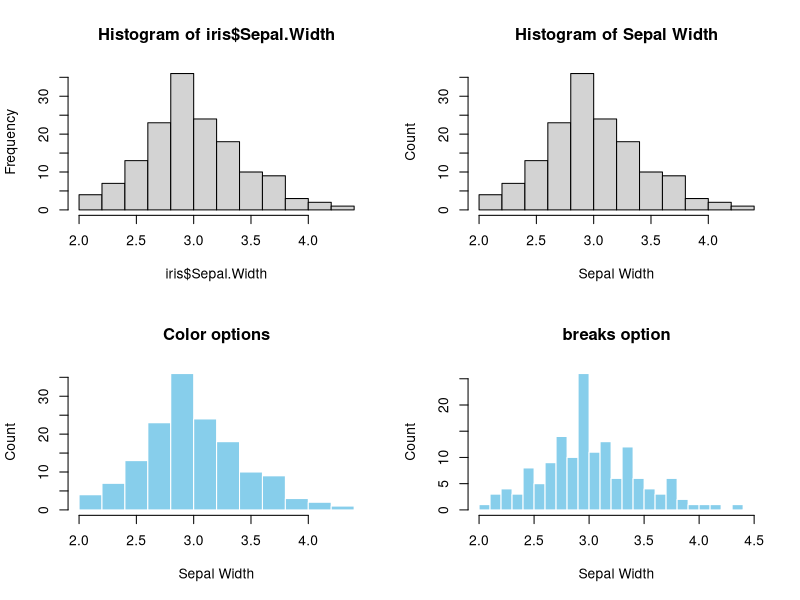
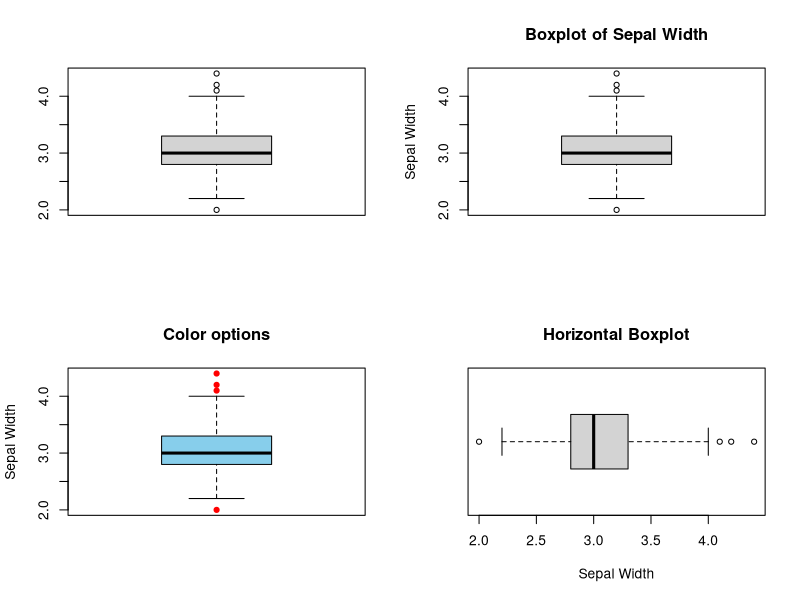

Write the R code that produced these figures, in order. (Note: this script raises an error after producing the figures.)
## ---- chunk 1

par(mfrow=c(2,2))

# Top left
hist(iris$Sepal.Width)

# Top right
hist(iris$Sepal.Width,
     xlab="Sepal Width",
     ylab = "Count",
     main = "Histogram of Sepal Width")

# Bottom left
hist(iris$Sepal.Width,
     col = 'skyblue', 
     border = 'white', 
     xlab="Sepal Width", 
     ylab = "Count", 
     main = "Color options")

# Bottom right
hist(iris$Sepal.Width, 
     breaks = seq(2,4.5,by=0.1), 
     col = 'skyblue', 
     border = 'white', 
     xlab="Sepal Width", 
     ylab = "Count", 
     main = "breaks option")

## ---- chunk 2
par(mfrow=c(2,2))

# Top left
boxplot(iris$Sepal.Width)

# Top right
boxplot(iris$Sepal.Width,
        ylab="Sepal Width",
        main="Boxplot of Sepal Width")

# Bottom left
boxplot(iris$Sepal.Width,
            col = "skyblue",
            ylab="Sepal Width",
            outcol = 'red',
            outpch = 19,
            main="Color options")

# Bottom right
boxplot(iris$Sepal.Width, 
        horizontal = TRUE, 
        xlab="Sepal Width", 
        main="Horizontal Boxplot")

## ---- chunk 3
knitr::include_graphics(rep("images/Figure_3.3.png"))
## ---- chunk 4
#| label: Fig3-4
#| fig-width: 7
#| fig-height: 5

par(mfrow=c(2,1))

hist(iris$Sepal.Width, 
     breaks = seq(2,4.5,by=0.1), 
     col = 'skyblue', 
     border = 'white', 
     xlim = c(2,4.5),
     xlab = "",
     ylab = "Count", 
     main = "Stacking Up Graphs")

boxplot(iris$Sepal.Width, 
        horizontal = TRUE, 
        ylim = c(2,4.5),
        xlab="Sepal Width", 
        main="")

## ---- chunk 5
par(mfrow=c(2,2))

# Top left
barplot(with(iris, table(Species)))

# Top right
barplot(with(iris, table(Species)), 
        xlab="Species", 
        ylab="Count", 
        main="A Barplot of Species")

# Bottom left
barplot(with(iris, table(Species)), 
        col='skyblue', 
        border='blue', 
        xlab="Species", 
        ylab="Count", 
        main="Color Options")

# Bottom right
barplot(with(iris, table(Species)), 
        horiz = TRUE, 
        col='skyblue', 
        border='blue', 
        xlab="Count", 
        ylab="Species", 
        main="A Horizontal Barplot")

## ---- chunk 6
levels(iris$Species)
## ---- chunk 7
iris$Species <- factor(iris$Species, 
                       levels = c("virginica", "setosa", "versicolor"), 
                       ordered = TRUE)
levels(iris$Species)
## ---- chunk 8
barplot(with(iris, table(Species)), 
        col='skyblue', 
        border='blue', 
        xlab="Species", 
        ylab="Count", 
        main="Reordered Species")
## ---- chunk 9
par(mfrow=c(2,2))

# Top left
pie(with(iris, table(Species)))

# Top left
pie(with(iris, table(Species)), 
    col = c('skyblue', 'orange', 'white'), 
    main="Species")

# Bottom right
counts <- with(iris, table(Species))
my_labs <- paste0(names(counts),"(",counts,")")
pie(counts, 
    labels = my_labs, 
    col = c('skyblue', 'orange', 'white'), 
    main = "Species Counts")


# Bottom right
counts <- with(iris, table(Species))
fractions <- round(counts/sum(counts),2)
my_labs <- paste0(names(counts),"(",fractions,")")
pie(counts, 
    labels = my_labs, 
    col = c('skyblue', 'orange', 'white'), 
    main = "Species Fractions")

## ---- chunk 10
#| label: Fig3-8
#| fig-width: 7
#| fig-height: 5
#| 
par(mfrow=c(2,1))

boxplot(Sepal.Length ~ Species,
        data=iris, 
        main="A Side-by-Side Boxplot")

boxplot(Sepal.Length ~ Species,
        data=iris, 
        horizontal = TRUE,
        main="A Horizontal Side-by-Side Boxplot")

## ---- chunk 11
boxplot(Sepal.Length ~ Species,
        data=iris, 
        horizontal = TRUE,
        las = 2,
        main="Y-tick Labels Reorientated")
## ---- chunk 12
mean_data <- tapply(iris$Sepal.Length, iris$Species, FUN = mean)
mean_data
## ---- chunk 13
barplot(mean_data,
        xlab="Species", 
        ylab="Average Sepal.Length", 
        main="Side-by-side Barplot")
## ---- chunk 14
mean_data <- tapply(iris$Sepal.Length, iris$Species, FUN = mean)
mean_data
## ---- chunk 15
sem <- function(x) {sd(x)/sqrt(length(x))}
sem_data <- tapply(iris$Sepal.Length, iris$Species, FUN = sem)
sem_data
## ---- chunk 16

bar_midpoints <- barplot(mean_data,
                  xlab="Species", 
                  ylab="Average Sepal.Length", 
                  main="Side-by-side Barplot")

arrows(x0 = bar_midpoints,
       y0 = mean_data - sem_data, # Start of the bar
       x1 = bar_midpoints,
       y1 = mean_data + sem_data, # End of the bar
       angle = 90,                # Makes the ends of the bars flat
       code = 3,                  # Draws ticks at both ends
       length = 0.5, col='red')   # Sets the length of the ticks

## ---- chunk 17
# Default line plot
plot(mean_data,
      type='b',
      pch=19,
      xlab="Species",
      ylab="Average Sepal.Length",
      main="Line Plot")
## ---- chunk 18
# Fix x-tick labels
plot(mean_data,
      type='b',
      pch=19,
      xlab="Species",
      ylab="Average Sepal.Length",
      main="Change x-tick Labels",
      xaxt="n")
axis(side=1, at=1:length(mean_data), labels=names(mean_data))
## ---- chunk 19
# Add Error Bar
plot(mean_data,
      type='b',
      pch=19,
      xlab="Species", 
      ylab="Average Sepal.Length", 
      main="Change x-tick Labels",
      xaxt="n")
axis(side=1, at=1:length(mean_data), labels=names(mean_data))

arrows(x0 = seq(length(mean_data)),
       y0 = mean_data - sem_data, # Start of the bar
       x1 = seq(length(mean_data)),
       y1 = mean_data + sem_data, # End of the bar
       angle = 90,                # Makes the ends of the bars flat
       code = 3,                  # Draws ticks at both ends
       length = 0.05, col='red')   # Sets the length of the ticks

## ---- chunk 20
# Step 1
setosa <- subset(iris, Species == "setosa")
versicolor <- subset(iris, Species == "versicolor")
virginica <- subset(iris, Species == "virginica")
## ---- chunk 21
# Step 2
x_range <- range(iris$Sepal.Length)
y_range <- c(0, 25) # 25 is arbitrary.
## ---- chunk 22
# Step 3
hist(setosa$Sepal.Length,
     main = "Overlapping Histogram of Sepal Length",
     xlab = "Sepal Length",
     col = rgb(1, 0, 0, 0.5), # Red with 50% transparency
     breaks = seq(4,9,by=0.25),
     xlim = x_range,
     ylim = y_range)

# Step 4
hist(versicolor$Sepal.Length, col=rgb(0, 1, 0, 0.5), add = TRUE) # green with 50% transparency
hist(virginica$Sepal.Length, col=rgb(0, 0, 1, 0.5), add = TRUE)  # blue with 50% transparency
## ---- chunk 23
mytab <- with(penguins, table(species, island))
mytab
## ---- chunk 24
res <- chisq.test(mytab)
indep_tab <- round(res$expected,0)
## ---- chunk 25
indep_tab
## ---- chunk 26
barplot(mytab,
        beside=T,
        xlab = "Island",
        ylab = "Count",
        main = "A 2D Table",
        col = c("skyblue", "lightgreen", "lightcoral"),
        legend.text = rownames(mytab))

mosaicplot(mytab, main = "Mosaic Plot of Two Dependent Variables")

mosaicplot(indep_tab, main = "Mosaic Plot of Two Independent Variables")
## ---- chunk 27

par(mfrow=c(1,2))

# Top left
plot(x=iris$Sepal.Width,
     y=iris$Sepal.Length,
     xlab = "Sepal Width",
     ylab = "Sepal Length",
     main = "Default")

# Top right
plot(x=iris$Sepal.Width,
     y=iris$Sepal.Length,
     pch=3,
     xlab = "Sepal Width",
     ylab = "Sepal Length",
     main = "Change the Point Style")
## ---- chunk 28

plot(x=iris$Sepal.Width,
     y=iris$Sepal.Length,
     pch=3,
     xlab = "Sepal Width",
     ylab = "Sepal Length",
     main = "Segregate Data Points by Color (Species)",
     col = c("skyblue", "lightgreen", "lightcoral")[as.numeric(iris$Species)])

legend("topright",
       legend = levels(iris$Species),
       col = c("skyblue", "lightgreen", "lightcoral"),
       pch = 3,
       title = "Species")
## ---- chunk 29
lm_model <- lm(Sepal.Length ~ Sepal.Width, data=iris)

# intercept
intercept <- lm_model$coefficients[1]

# slope
slope = lm_model$coefficients[2]

print(paste("Slope =", slope, "Intercept =", intercept))
## ---- chunk 30
plot(x=iris$Sepal.Width,
     y=iris$Sepal.Length,
     pch=3,
     xlab = "Sepal Width",
     ylab = "Sepal Length",
     main = "Add a Regression Line",
     col = c("skyblue", "lightgreen", "lightcoral")[as.numeric(iris$Species)])

legend("topright",
       legend = levels(iris$Species),
       col = c("skyblue", "lightgreen", "lightcoral"),
       pch = 3,
       title = "Species")

# Add a line
abline(a=intercept, b=slope, col='red')
## ---- chunk 31
pairs(iris[,1:4], main="A Multi-Panel Scatter Plot")
## ---- chunk 32
library(tidyverse)
## ---- chunk 33
knitr::include_graphics(rep("images/Figure_3-21-ggplot-anatomy.png"))
## ---- chunk 34
# Default
ggplot(data=iris, aes(x=Sepal.Width)) +
  geom_histogram()
## ---- chunk 35
# Overwrite default x-/y-label and title
ggplot(data=iris, aes(x=Sepal.Width)) +
  geom_histogram() +
  labs(x="Sepal Width", y="Count", title="Histogram of Sepal Width") +
  # hjust = 0.5 means the horizontal adjustment is the midpoint.
  theme(plot.title = element_text(hjust = 0.5))
## ---- chunk 36
# fill = filled color
# color = border color
ggplot(data=iris, aes(x=Sepal.Width)) +
  geom_histogram(fill="skyblue", color = "white") +
  labs(x="Sepal Width", y="Count", title="Color Options") +
  # hjust = 0.5 means the horizontal adjustment is the midpoint.
  theme(plot.title = element_text(hjust = 0.5))
## ---- chunk 37
# breaks
ggplot(data=iris, aes(x=Sepal.Width)) +
  geom_histogram(fill="skyblue", color = "white", breaks=seq(2,4.5,by=0.1)) +
  labs(x="Sepal Width", y="Count", title="`breaks` option") +
  # hjust = 0.5 means the horizontal adjustment is the midpoint.
  theme(plot.title = element_text(hjust = 0.5))
## ---- chunk 38

library(patchwork)

# Default
p1 <- ggplot(data=iris, aes(x=Sepal.Width)) +
        geom_histogram()

# With labels and title
p2 <- ggplot(data=iris, aes(x=Sepal.Width)) +
        geom_histogram() +
        labs(x="Sepal Width", y="Count", title="Histogram of Sepal Width") +
        # hjust = 0.5 means the horizontal adjustment is the midpoint.
        theme(plot.title = element_text(hjust = 0.5))

# fill = filled color
# colour = border color
p3 <- ggplot(data=iris, aes(x=Sepal.Width)) +
        geom_histogram(fill="skyblue", color = "white") +
        labs(x="Sepal Width", y="Count", title="Color Options") +
        # hjust = 0.5 means the horizontal adjustment is the midpoint.
        theme(plot.title = element_text(hjust = 0.5))

# Change the number of bins
p4 <- ggplot(data=iris, aes(x=Sepal.Width)) +
        geom_histogram(fill="skyblue", color = "white", breaks=seq(2,4.5,by=0.1)) +
        labs(x="Sepal Width", y="Count", title="`breaks` option") +
        # hjust = 0.5 means the horizontal adjustment is the midpoint.
        theme(plot.title = element_text(hjust = 0.5))

# Arrange them in a 2x2 grid
# '+' places plots next to each other, '/' stacks them
(p1 + p2) / (p3 + p4)
## ---- chunk 39

library(patchwork)

# Default
p1 <- ggplot(data=iris, aes(y=Sepal.Width)) +
        geom_boxplot()

# Add y-label and title
p2 <- ggplot(data=iris, aes(y=Sepal.Width)) +
        geom_boxplot() +
        labs(y="Sepal Width", title = "Boxplot of Sepal Width") +
        theme(plot.title = element_text(hjust = 0.5))

# Change color
p3 <- ggplot(data=iris, aes(y=Sepal.Width)) +
        geom_boxplot(fill="skyblue", outlier.color = "red") +
        labs(y="Sepal Width", title = "Color options") +
        theme(plot.title = element_text(hjust = 0.5))

# Horizontal boxplot
p4 <- ggplot(data=iris, aes(x=Sepal.Width)) +
        geom_boxplot() +
        labs(x="Sepal Width", title = "Horizontal Boxplot") +
        theme(plot.title = element_text(hjust = 0.5))

(p1 + p2)/(p3 + p4)

## ---- chunk 40

library(patchwork)

# Default
p1 <- ggplot(data=iris, aes(x=Species)) +
        geom_bar()

# With labels and title
p2 <- ggplot(data=iris, aes(x=Species)) +
        geom_bar() +
        labs(x="Species", y="Count", title = "A Barplot of Species") +
        theme(plot.title = element_text(hjust = 0.5))

# Color option
p3 <- ggplot(data=iris, aes(x=Species)) +
        geom_bar(fill="skyblue", color="blue") +
        labs(x="Species", y="Count", title = "A Barplot of Species") +
        theme(plot.title = element_text(hjust = 0.5))

# Horizontal barplot
p4 <- ggplot(data=iris, aes(y=Species)) +
        geom_bar(fill="skyblue", color="blue") +
        labs(y="Species", x="Count", title = "A Horizontal Barplot of Species") +
        theme(plot.title = element_text(hjust = 0.5))

(p1 + p2)/(p3 + p4)
## ---- chunk 41
#knitr::include_graphics(rep("images/Figure_3-24-Donut.png"))

ggplot(iris, aes(x = 2, fill = Species)) +
  geom_bar(stat = "count") +
  coord_polar(theta = "y", start = 0) +
  # This is the key part that creates the hole
  xlim(0.5, 2.5) +
  theme_void() +
  labs(title = "Donut Chart of Iris Species")
## ---- chunk 42
ggplot(data=iris, aes(x=2, fill=Species)) +
  geom_bar()
## ---- chunk 43
knitr::include_graphics(rep("images/Figure_3-25-polar-coords.png"))
## ---- chunk 44
ggplot(data=iris, aes(x="", fill=Species)) +
  geom_bar() + 
  coord_polar(theta="y", start = 0)
## ---- chunk 45
ggplot(iris, aes(x = 2, fill = Species)) +
  geom_bar(width = 1, stat = "count") +
  coord_polar(theta = "y", start = 0) +
  # This is the key part that creates the hole
  xlim(0.5, 2.5) +
  labs(title = "Donut Chart of Iris Species")
## ---- chunk 46
ggplot(iris, aes(x = 2, fill = Species)) +
  geom_bar(width = 1, stat = "count") +
  coord_polar(theta = "y", start = 0) +
  # This is the key part that creates the hole
  xlim(0.5, 2.5) +
  theme_void() +
  labs(title = "Donut Chart of Iris Species")
## ---- chunk 47
library(patchwork)

p1 <- ggplot(data=iris, aes(x=Species, y=Sepal.Length)) +
        geom_boxplot() +
        labs(title = "A Side-by-Side Boxplot") +
        theme(plot.title = element_text(hjust = 0.5))

p2 <- ggplot(data=iris, aes(x=Sepal.Length, y=Species)) +
        geom_boxplot() +
        labs(title = "A Horizontal Side-by-Side Boxplot") +
        theme(plot.title = element_text(hjust = 0.5))

p1/p2
## ---- chunk 48
iris_summary1 <- iris %>%
                  group_by(Species) %>%
                  summarize(mean_sepal_length = mean(Sepal.Length))
iris_summary1
## ---- chunk 49
ggplot(data=iris_summary1, aes(x=Species, y=mean_sepal_length)) +
  geom_bar(stat = "identity") +
  labs(x="Species", y="Average Sepal Length", title = "Side-by-side Barplot") +
  theme(plot.title = element_text(hjust = 0.5))
## ---- chunk 50
iris_summary2 <- iris %>%
                  group_by(Species) %>%
                  summarize(mean_sepal_length = mean(Sepal.Length),
                            N=n(),
                            se=sd(Sepal.Length)/sqrt(N)) %>%
                  # add the y minimum and y maximum columns
                  mutate(ymin = mean_sepal_length - se,
                         ymax = mean_sepal_length + se)
iris_summary2
## ---- chunk 51
ggplot(data=iris_summary2, aes(x=Species, y=mean_sepal_length)) +
  geom_bar(stat = "identity") +
  geom_errorbar(aes(ymin = ymin, ymax = ymax), width = 0.2, color='red') +
  labs(x="Species", y="Average Sepal Length", title = "Side-by-side Barplot") +
  theme(plot.title = element_text(hjust = 0.5))
## ---- chunk 52
iris_summary3 <- iris %>%
                  group_by(Species) %>%
                  summarize(mean_sepal_length = mean(Sepal.Length),
                            N=n(),
                            se=sd(Sepal.Length)/sqrt(N)) %>%
                  mutate(ymin=mean_sepal_length-se,
                         ymax=mean_sepal_length+se)
iris_summary3
## ---- chunk 53
ggplot(iris_summary3, aes(x=Species, y=mean_sepal_length, group = 1)) +
  geom_line(color = 'skyblue') +
  geom_point(size = 3, color = 'skyblue') +
  geom_errorbar(aes(ymin = ymin, ymax = ymax), width = 0.1, linewidth = 1) +
  labs(x="Species", y="Sepal Length", title = "Line Plot with Erorr Bar") +
  theme(plot.title = element_text(hjust = 0.5))
## ---- chunk 54
ggplot(data=iris, aes(x=Sepal.Length, fill=Species)) +
  geom_histogram(alpha=0.5, binwidth = 0.25) +
  labs(x="Sepal Length", title = "Overlapping Histogram") +
  theme(plot.title = element_text(hjust = 0.5))

## ---- chunk 55
mytab <- with(penguins, table(species, island))
mytab
## ---- chunk 56
mydf <- as.data.frame(mytab)
colnames(mydf) <- c("species","island","Count")
mydf
## ---- chunk 57
ggplot(data=mydf, aes(x=island, y=Count, fill=species)) +
  geom_col(position = "dodge") +
  labs(title = "Side-by-side Barplot", x = "Island", y = "Count")
## ---- chunk 58
ggplot(iris, aes(x=Sepal.Width, y=Sepal.Length)) +
  geom_point() +
  labs(x="Sepal Width", y="Sepal Length", title = "Scatter Plot") +
  theme(plot.title = element_text(hjust = 0.5))
## ---- chunk 59
ggplot(iris, aes(x=Sepal.Width, y=Sepal.Length)) +
  geom_point() +
  geom_smooth(method = "lm", se = FALSE, color = "red") +
  labs(x="Sepal Width", y="Sepal Length", title = "Scatter Plot with the Regression Line") +
  theme(plot.title = element_text(hjust = 0.5))
## ---- chunk 60
library(GGally)
ggpairs(iris, aes(color = Species), title = "A Multi-panel Scatter Plot", progress = FALSE)
## ---- chunk 61
knitr::include_graphics(rep("images/pch_symbols.png"))
